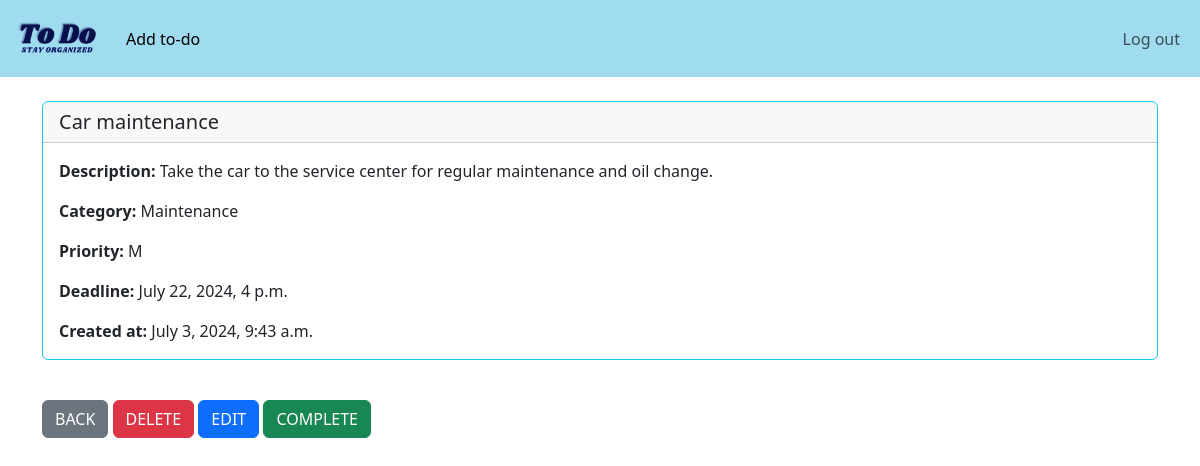
The page /task/26/ (signed in) on the database its author committed.
### website/models.py (models this page shows, shortened)
class Task(models.Model):
    PRIORITY_CHOICES = [
        ('L', 'Low'),
        ('M', 'Medium'),
        ('H', 'High'),
    ]
    user = models.ForeignKey(User, on_delete=models.CASCADE)
    created_at = models.DateTimeField(auto_now_add=True)
    title = models.CharField(max_length=100)
    description = models.TextField()
    category = models.CharField(max_length=50, blank=True, null=True)
    deadline = models.DateTimeField(blank=True, null=True)
    priority = models.CharField(max_length=1, choices=PRIORITY_CHOICES, default='M')
    completed = models.BooleanField(default=False)

### website/views.py (the view)
# urls.py: path('task/<int:pk>/', views.task, name='task'),
def task(request, pk):
    if request.user.is_authenticated:
        try:
            task = get_object_or_404(Task, id=pk, user=request.user)
            return render(request, 'task.html', {'task': task})
        except Task.DoesNotExist:
            messages.error(request, "Task does not exist.")
            return redirect('home')
    else:
        messages.success(request, "You must be logged in! Log in and try again...")
        return redirect('home')

### website/templates/task.html
{% extends 'base.html' %}
{% block content %}
<div class="card border-info mb-3">
    <h5 class="card-header">
        {{ task.title }}
    </h5>
    <div class="card-body">
        <p class="card-text">
            <strong>Description:  </strong>{{ task.description }}</p>
        <p class="card-text">
            <strong>Category:  </strong>{{ task.category }}</p>
        <p class="card-text">
            <strong>Priority:  </strong>{{ task.priority }}</p>
        <p class="card-text">
            <strong>Deadline:  </strong>{{ task.deadline }}</p>
        <p class="card-text">
            <strong>Created at:  </strong>{{ task.created_at }}</p>
    </div>
</div>
<br/>
    <a href = "{% url 'home' %}" class = "btn btn-secondary"> BACK</a>
    <a href = "{% url 'delete_task' task.id %}" class = "btn btn-danger"> DELETE </a>
    <a href = "{% url 'edit_task' task.id %}" class = "btn btn-primary"> EDIT </a>
    <a href = "{% url 'complete_task' task.id %}" class = "btn btn-success"> COMPLETE </a>
{% endblock %}

### rows shown on the page
Task: title "Car maintenance", description "Take the car to the service center for regular maintenance and oil change.", category "Maintenance", priority "M", deadline "July 22, 2024, 4 p.m.", created_at "July 3, 2024, 9:43 a.m."
